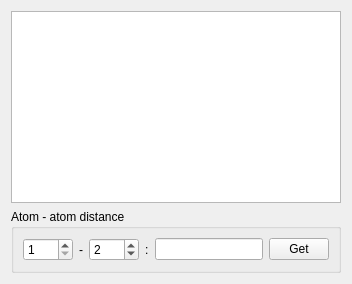
      <widget class="QWidget" name="tab_20">
       <attribute name="title">
        <string>Selection</string>
       </attribute>
       <layout class="QVBoxLayout" name="verticalLayout_21">
        <item>
         <widget class="QTextBrowser" name="AtomPropertiesText"/>
        </item>
        <item>
         <widget class="QGroupBox" name="groupBox_20">
          <property name="minimumSize">
           <size>
            <width>0</width>
            <height>60</height>
           </size>
          </property>
          <property name="title">
           <string>Atom - atom distance</string>
          </property>
          <layout class="QHBoxLayout" name="horizontalLayout_66">
           <item>
            <widget class="QSpinBox" name="PropertyAtomAtomDistanceAt1">
             <property name="minimumSize">
              <size>
               <width>50</width>
               <height>0</height>
              </size>
             </property>
             <property name="minimum">
              <number>1</number>
             </property>
             <property name="maximum">
              <number>100</number>
             </property>
            </widget>
           </item>
           <item>
            <widget class="QLabel" name="label_56">
             <property name="text">
              <string>-</string>
             </property>
            </widget>
           </item>
           <item>
            <widget class="QSpinBox" name="PropertyAtomAtomDistanceAt2">
             <property name="minimumSize">
              <size>
               <width>50</width>
               <height>0</height>
              </size>
             </property>
             <property name="minimum">
              <number>1</number>
             </property>
             <property name="value">
              <number>2</number>
             </property>
            </widget>
           </item>
           <item>
            <widget class="QLabel" name="label_62">
             <property name="text">
              <string>:</string>
             </property>
            </widget>
           </item>
           <item>
            <widget class="QLineEdit" name="PropertyAtomAtomDistance"/>
           </item>
           <item>
            <widget class="QPushButton" name="PropertyAtomAtomDistanceGet">
             <property name="maximumSize">
              <size>
               <width>60</width>
               <height>16777215</height>
              </size>
             </property>
             <property name="text">
              <string>Get</string>
             </property>
            </widget>
           </item>
          </layout>
         </widget>
        </item>
       </layout>
      </widget>
